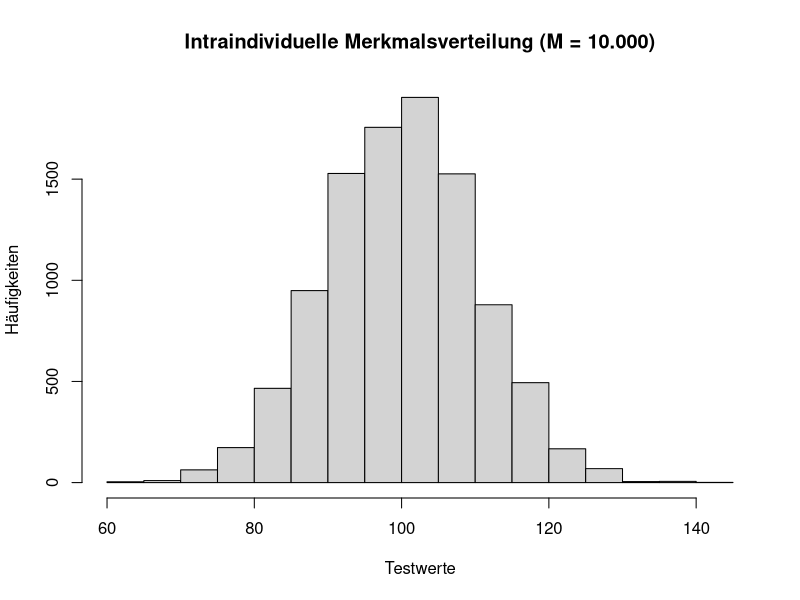
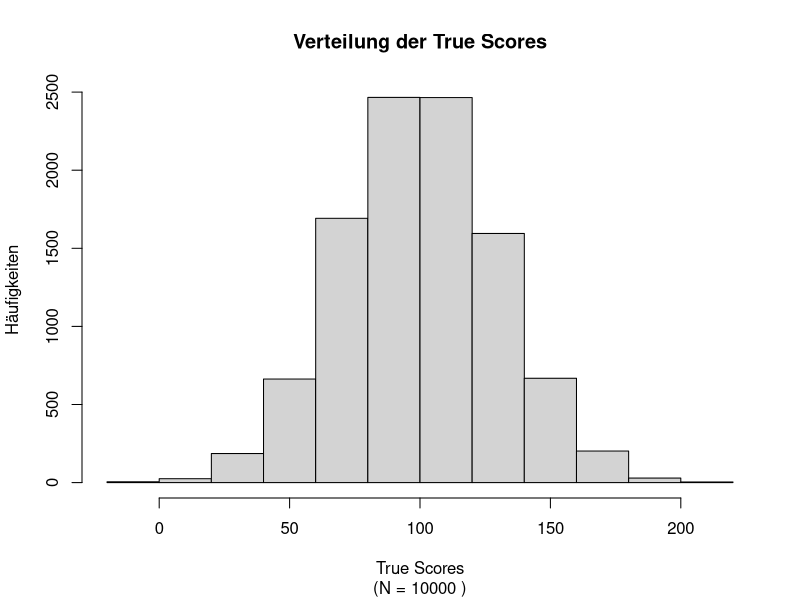
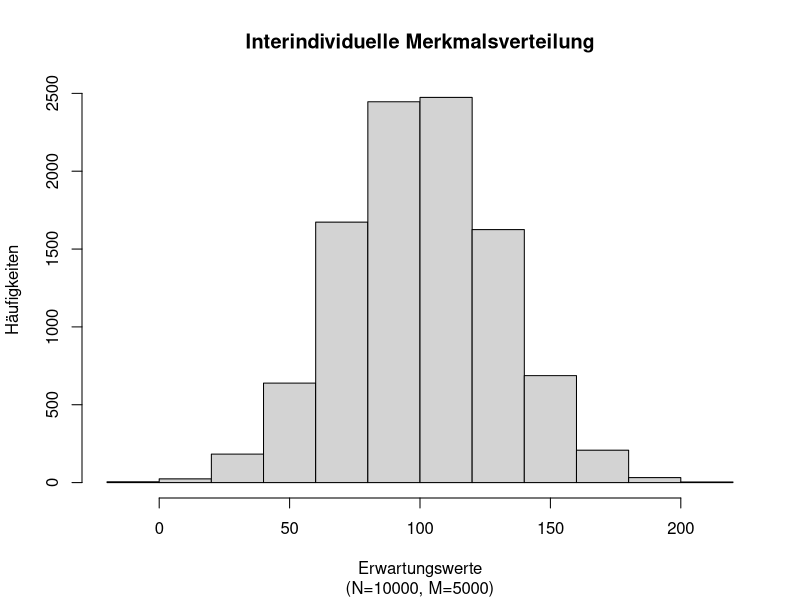
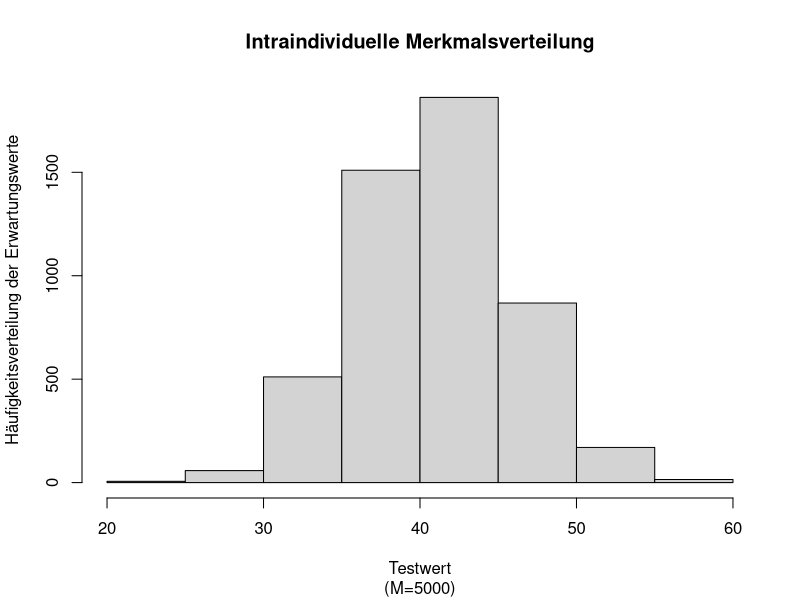

The R source for these figures, in order:
###################################
# R Skript zum Übungskurs: 05 KTT #
##################################ä

# Übungsaufgabe 1 ---------------------------------------------------------

# Alter
#

# Setup
# set.seed(123)
# rm(list = ls())
#
# Wahres Alter
true_age <- 28 #<------------------------------------------ Verändere mich!

add_privacy <- function(true_age){
  hot <- sample(c(0,1), 1, replace = TRUE)
  ifelse(hot==1, true_age+1, true_age-1)
}

# Anzahl der Testwiederholungen 
M <- 10 #<------------------------------------------------ Verändere mich!
reps <- replicate(M, add_privacy(true_age))
# Erwartungswert von X ; E(X) = T 
(E_X <- mean(reps))

# Waage
#

# Setup
# set.seed(123)
# rm(list = ls())
#
true_weight <- 67 #<---------------------------------------- Verändere mich!
crazy_scale <- function(true_weight){
  # 5kg +/- 
  rnorm(1, true_weight, 5)
}
# Anzahl der Messwiederholungen
M <- 10 #<------------------------------------------ Verändere mich!
reps <- replicate(M, crazy_scale(true_weight))
mean(reps)

# Übungsaufgabe 2 ---------------------------------------------------------

# Setup
# set.seed(123)
# rm(list = ls()) 
#
# Anzahl der Testwiederholungen 
M <- 1e4 #<-------------------------------------------------- Verändere mich!
# True Score
T <- 100 
# Messfehler: E(E) = 0
E <- rnorm(M, 0, 10)
# Beobachtungswert 
X <- T + E 
# (Imaginäre) Wiederholung des Test 
reps <- replicate(M, sample(X, 1))

# Output(s)
#
# Intraindividuelle Merkmalsverteilung
hist(reps, 
     main = "Intraindividuelle Merkmalsverteilung (M = 10.000)", 
     xlab = "Testwerte", 
     ylab = "Häufigkeiten")
#     
# Erwartungswert des Individuums bei M Wiederholungen
# E(X) = T = 100 (?)
(E_X <- mean(reps))
#
# Ein zufällig gezogener Beobachtungswert
# .. aus der intraindividuellen Merkmalsverteilung
# .. ein Schätzer für den wahren Wert: 100
(X_i <- sample(X, 1))
cat("Beobachtungswert", X_i, "True Score", T)

# Übungsaufgabe 3 ---------------------------------------------------------

# Setup 
# set.seed(123)
# rm(list = ls())
#
# Populationsgröße 
N <- 1e4 #<-------------------------------------------------- Verändere mich!
# Generierung der True Scores
# 100: Mittlere Intelligenz in der Population
# 30: Abweichungen vom Populationnsmittelwert
T <- round(rnorm(N, 100, 30), digits = 0)
# Anzahl der Testwiederholungen
M <- 5e3 #<-------------------------------------------------- Verändere mich!
X <- lapply(T, function(T) rnorm(M, T , 5)) ; names(X) <- T

# Outputs
#

# "Verteilung der wahren aber unbekannten Intelligenzwerte 
# ...in der Population
#
hist(T, 
     main = "Verteilung der True Scores", 
     sub =  paste("(N =", N, ")"),
     xlab = "True Scores", 
     ylab = "Häufigkeiten"
     )

# Interindividuelle Merkmalsverteilung
#
hist(rapply(X, mean), 
     main = "Interindividuelle Merkmalsverteilung", 
     sub = paste0("(N=", N, ", M=", M, ")"), 
     xlab = "Erwartungswerte",
     ylab = "Häufigkeiten")

# Mittelwert unserer Population
# ..zur Erinnerung: T = 100
#
mean(rapply(X, mean)) 

# Intraindividuelle Merkmalsverteilung 
# ..ziehe zufällig ein (i=1) Individuum aus der Population
#
i <- 1 
X_i <- sample(X, i)
hist(X_i[[1]],
     main = "Intraindividuelle Merkmalsverteilung",
     sub = paste0("(M=", M, ")"), 
     xlab = "Testwert",
     ylab = "Häufigkeitsverteilung der Erwartungswerte")

# Ziehe zufällig ein Testwert dieser Person 
# ..aus der intraindividuellen Merkmalsverteilung
(X_ij <- sample(X_i[[1]], 1)) #<--------------------------- mehfach Ausführen!
cat("Observed Score:", X_ij, "True Score:", names(X_i))

# Funktion 
# set.seed(123)
# rm(list = ls())
#
# Ziehe zufällig ein Testwert dieser Person 
# ..aus der intraindividuellen Merkmalsverteilung
rsample_i <- function(){
  # Ziehe zufällig ein Individuum 
  (X_i <- sample(X, 1)) 
  # Ziehe zufällig einen Testwert dieses Individuums 
  (X_ij <- sample(X_i[[1]], 1))
  cat(" True Score (T):", names(X_i), "\n", 
      "Testwert (X):", round(X_ij), "\n", 
      "Messfehler (E):", 
      abs(round(X_ij) - as.numeric(names(X_i))))}

# Ziehe zufällig ein Individuum aus der Population
rsample_i() #<------------------------------------------ mehfach Ausführen!

# Übungsaufgabe 5 & 6 -----------------------------------------------------

## empty

# Übungsaufgabe 7 ---------------------------------------------------------

# Setup
# set.seed(123)
# rm(list = ls())
#
# Populaitonsgröße
N <- 1e4
tau <- rnorm(N, mean = 100, 30)
var_epsilon <- 25 # <-------------------------------------- Verändere mich!
epsilon <- rnorm(N, 0, var_epsilon) 

# Funktion
# 
reliab <- function(tau, epsilon){
  rel <- var(tau) / var(tau + epsilon)
  cat("Reliabilität der Messung:", rel)
}

reliab(tau, epsilon) #<------------------------------- mehfach Ausführen!

# Exkurs ------------------------------------------------------------------

# Auswkirungen system. Störeinflüsse
# Korrelationen
# ...über alle Fälle hinweg

# Setup
# set.seed(123)
#
n <- 100
x <- rnorm(n)
y <- rnorm(x)
cor(x, y) ; cor(x+3, y) ; cor(x, y + 3) ; cor(x + 3, y + 3)

# Auswikrungen system. Störeinflüsse
# Korrelationen
# ...auf einige (die ersten 50) Probanden  

# Setup
# set.seed(123)
#
x[1:50] <- x[1:50] + 3
cor(x, y) 

# Zusätzlicher MEssfehler
x[1:50] <- x[1:50] + 6
cor(x, y) 

# Auswirkungen system. Störeinflüsse
# Regressionsgewichte 
# ...über alle Fälle hinweg

# Setup
# set.seed(123)
#
n <- 100
x <- rnorm(n)
y <- rnorm(x)
# Original result
lm(y ~ x)$coef[[2]] 
# Veränderter Prediktor 
beta_ast <- lm(y ~ I(x+3))$coef[[2]] 
# Manipuliertes Ergebnis
lm(I(y+3) ~ I(x))$coef[[2]] 

# Auswirkungen system. Störeinflüsse
# Regressionsgewichte 
# ...auf einige (die ersten 50) Probanden  

# Setup
# set.seed(123)
#
n <- 100
x <- rnorm(n)
y <- rnorm(x)
x[1:50] <- x[1:50] + 3
beta <- lm(y ~ x)$coef[[2]] 
# Veränderter Prediktor 
x[1:50] <- x[1:50] + 6
# Manipuliertes Ergebnis
lm(y ~ x)$coef[[2]] 
